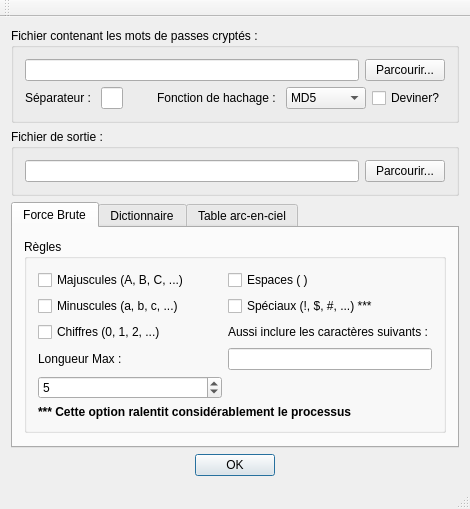
<?xml version="1.0" encoding="UTF-8"?>
<ui version="4.0">
 <class>CasseNoisetteClass</class>
 <widget class="QMainWindow" name="CasseNoisetteClass">
  <property name="geometry">
   <rect>
    <x>0</x>
    <y>0</y>
    <width>470</width>
    <height>474</height>
   </rect>
  </property>
  <property name="windowTitle">
   <string>CasseNoisette</string>
  </property>
  <widget class="QWidget" name="centralWidget">
   <layout class="QVBoxLayout" name="verticalLayout_4">
    <item>
     <widget class="QGroupBox" name="groupBox_5">
      <property name="title">
       <string>Fichier contenant les mots de passes cryptés : </string>
      </property>
      <layout class="QVBoxLayout" name="verticalLayout_6">
       <item>
        <layout class="QHBoxLayout" name="horizontalLayout">
         <item>
          <widget class="QLineEdit" name="lineEdit_4"/>
         </item>
         <item>
          <widget class="QPushButton" name="pushButton_4">
           <property name="text">
            <string>Parcourir...</string>
           </property>
          </widget>
         </item>
        </layout>
       </item>
       <item>
        <layout class="QHBoxLayout" name="horizontalLayout_4">
         <item>
          <widget class="QLabel" name="SeperatorLabel">
           <property name="enabled">
            <bool>true</bool>
           </property>
           <property name="text">
            <string>Séparateur : </string>
           </property>
          </widget>
         </item>
         <item>
          <widget class="QLineEdit" name="lineEdit_5">
           <property name="maxLength">
            <number>5</number>
           </property>
          </widget>
         </item>
         <item>
          <spacer name="horizontalSpacer">
           <property name="orientation">
            <enum>Qt::Horizontal</enum>
           </property>
           <property name="sizeType">
            <enum>QSizePolicy::Preferred</enum>
           </property>
           <property name="sizeHint" stdset="0">
            <size>
             <width>200</width>
             <height>20</height>
            </size>
           </property>
          </spacer>
         </item>
         <item>
          <widget class="QLabel" name="label_4">
           <property name="sizePolicy">
            <sizepolicy hsizetype="Fixed" vsizetype="Preferred">
             <horstretch>0</horstretch>
             <verstretch>0</verstretch>
            </sizepolicy>
           </property>
           <property name="text">
            <string>Fonction de hachage : </string>
           </property>
          </widget>
         </item>
         <item>
          <widget class="QComboBox" name="hashFunctionsComboBox">
           <property name="sizePolicy">
            <sizepolicy hsizetype="Fixed" vsizetype="Fixed">
             <horstretch>0</horstretch>
             <verstretch>0</verstretch>
            </sizepolicy>
           </property>
           <property name="acceptDrops">
            <bool>false</bool>
           </property>
           <property name="editable">
            <bool>false</bool>
           </property>
           <property name="currentText">
            <string>MD5</string>
           </property>
           <item>
            <property name="text">
             <string>MD5</string>
            </property>
           </item>
           <item>
            <property name="text">
             <string>SHA-1</string>
            </property>
           </item>
           <item>
            <property name="text">
             <string>SHA-256</string>
            </property>
           </item>
           <item>
            <property name="text">
             <string>SHA-512</string>
            </property>
           </item>
          </widget>
         </item>
         <item>
          <widget class="QCheckBox" name="GuessHashCheckBox">
           <property name="sizePolicy">
            <sizepolicy hsizetype="Fixed" vsizetype="Fixed">
             <horstretch>0</horstretch>
             <verstretch>0</verstretch>
            </sizepolicy>
           </property>
           <property name="text">
            <string>Deviner?</string>
           </property>
          </widget>
         </item>
        </layout>
       </item>
      </layout>
     </widget>
    </item>
    <item>
     <widget class="QGroupBox" name="groupBox_4">
      <property name="toolTip">
       <string>&lt;html&gt;&lt;head/&gt;&lt;body&gt;&lt;p&gt;Destination du fichier qui contiendra les mots de passes décryptés (le résultat du crackage)&lt;/p&gt;&lt;/body&gt;&lt;/html&gt;</string>
      </property>
      <property name="title">
       <string>Fichier de sortie :</string>
      </property>
      <layout class="QVBoxLayout" name="verticalLayout_5">
       <item>
        <layout class="QHBoxLayout" name="horizontalLayout_3">
         <item>
          <widget class="QLineEdit" name="lineEdit"/>
         </item>
         <item>
          <widget class="QPushButton" name="pushButton_3">
           <property name="text">
            <string>Parcourir...</string>
           </property>
          </widget>
         </item>
        </layout>
       </item>
      </layout>
     </widget>
    </item>
    <item>
     <widget class="QTabWidget" name="tabWidget">
      <property name="currentIndex">
       <number>0</number>
      </property>
      <widget class="QWidget" name="bruteForceTab">
       <attribute name="title">
        <string>Force Brute</string>
       </attribute>
       <layout class="QVBoxLayout" name="verticalLayout_2">
        <item>
         <widget class="QGroupBox" name="crackingRulesGroupBox">
          <property name="title">
           <string>Règles</string>
          </property>
          <layout class="QGridLayout" name="gridLayout">
           <item row="5" column="0" colspan="2">
            <widget class="QLabel" name="label_5">
             <property name="font">
              <font>
               <weight>75</weight>
               <italic>false</italic>
               <bold>true</bold>
              </font>
             </property>
             <property name="text">
              <string>*** Cette option ralentit considérablement le processus</string>
             </property>
            </widget>
           </item>
           <item row="4" column="0">
            <widget class="QSpinBox" name="spinBox">
             <property name="wrapping">
              <bool>false</bool>
             </property>
             <property name="frame">
              <bool>true</bool>
             </property>
             <property name="readOnly">
              <bool>false</bool>
             </property>
             <property name="accelerated">
              <bool>false</bool>
             </property>
             <property name="showGroupSeparator" stdset="0">
              <bool>false</bool>
             </property>
             <property name="minimum">
              <number>1</number>
             </property>
             <property name="value">
              <number>5</number>
             </property>
            </widget>
           </item>
           <item row="0" column="1">
            <widget class="QCheckBox" name="checkBox_5">
             <property name="text">
              <string>Espaces ( )</string>
             </property>
            </widget>
           </item>
           <item row="1" column="1">
            <widget class="QCheckBox" name="checkBox_6">
             <property name="text">
              <string>Spéciaux (!, $, #, ...) ***</string>
             </property>
            </widget>
           </item>
           <item row="0" column="0">
            <widget class="QCheckBox" name="checkBox_2">
             <property name="text">
              <string>Majuscules (A, B, C, ...)</string>
             </property>
            </widget>
           </item>
           <item row="2" column="0">
            <widget class="QCheckBox" name="checkBox_4">
             <property name="text">
              <string>Chiffres (0, 1, 2, ...)</string>
             </property>
            </widget>
           </item>
           <item row="1" column="0">
            <widget class="QCheckBox" name="checkBox_3">
             <property name="text">
              <string>Minuscules (a, b, c, ...)</string>
             </property>
            </widget>
           </item>
           <item row="2" column="1">
            <widget class="QLabel" name="label">
             <property name="text">
              <string>Aussi inclure les caractères suivants : </string>
             </property>
            </widget>
           </item>
           <item row="3" column="1">
            <widget class="QLineEdit" name="lineEdit_3">
             <property name="sizePolicy">
              <sizepolicy hsizetype="Preferred" vsizetype="Fixed">
               <horstretch>0</horstretch>
               <verstretch>0</verstretch>
              </sizepolicy>
             </property>
            </widget>
           </item>
           <item row="3" column="0">
            <widget class="QLabel" name="label_6">
             <property name="text">
              <string>Longueur Max : </string>
             </property>
            </widget>
           </item>
          </layout>
         </widget>
        </item>
        <item>
         <spacer name="verticalSpacer_2">
          <property name="orientation">
           <enum>Qt::Vertical</enum>
          </property>
          <property name="sizeHint" stdset="0">
           <size>
            <width>20</width>
            <height>40</height>
           </size>
          </property>
         </spacer>
        </item>
       </layout>
      </widget>
      <widget class="QWidget" name="dictionaryTab">
       <attribute name="title">
        <string>Dictionnaire</string>
       </attribute>
       <layout class="QVBoxLayout" name="verticalLayout_8">
        <item>
         <widget class="QGroupBox" name="groupBox_2">
          <property name="title">
           <string>Liste de mots</string>
          </property>
          <layout class="QVBoxLayout" name="verticalLayout_3">
           <item>
            <widget class="QLabel" name="label_2">
             <property name="text">
              <string>Fichier contenant la liste des mots (Dictionnaire) :</string>
             </property>
            </widget>
           </item>
           <item>
            <layout class="QHBoxLayout" name="horizontalLayout_2">
             <item>
              <widget class="QLineEdit" name="lineEdit_2"/>
             </item>
             <item>
              <widget class="QPushButton" name="pushButton_2">
               <property name="text">
                <string>Parcourir...</string>
               </property>
              </widget>
             </item>
            </layout>
           </item>
          </layout>
         </widget>
        </item>
        <item>
         <widget class="QGroupBox" name="groupBox_3">
          <property name="title">
           <string>Optimisation</string>
          </property>
          <layout class="QVBoxLayout" name="verticalLayout">
           <item>
            <widget class="QCheckBox" name="checkBox">
             <property name="text">
              <string>CheckBox</string>
             </property>
            </widget>
           </item>
          </layout>
         </widget>
        </item>
        <item>
         <spacer name="verticalSpacer">
          <property name="orientation">
           <enum>Qt::Vertical</enum>
          </property>
          <property name="sizeType">
           <enum>QSizePolicy::Expanding</enum>
          </property>
          <property name="sizeHint" stdset="0">
           <size>
            <width>20</width>
            <height>40</height>
           </size>
          </property>
         </spacer>
        </item>
       </layout>
      </widget>
      <widget class="QWidget" name="rainbowTableTab">
       <attribute name="title">
        <string>Table arc-en-ciel</string>
       </attribute>
       <layout class="QVBoxLayout" name="verticalLayout_9">
        <item>
         <widget class="QGroupBox" name="groupBox_6">
          <property name="title">
           <string>Table arc-en-ciel</string>
          </property>
          <layout class="QVBoxLayout" name="verticalLayout_7">
           <item>
            <widget class="QLabel" name="label_3">
             <property name="text">
              <string>Fichier contenant la table arc-en-ciel (Rainbow Table) :</string>
             </property>
            </widget>
           </item>
           <item>
            <layout class="QHBoxLayout" name="horizontalLayout_5">
             <item>
              <widget class="QLineEdit" name="lineEdit_6"/>
             </item>
             <item>
              <widget class="QPushButton" name="pushButton_5">
               <property name="text">
                <string>Parcourir...</string>
               </property>
              </widget>
             </item>
            </layout>
           </item>
          </layout>
         </widget>
        </item>
        <item>
         <spacer name="verticalSpacer_3">
          <property name="orientation">
           <enum>Qt::Vertical</enum>
          </property>
          <property name="sizeHint" stdset="0">
           <size>
            <width>20</width>
            <height>40</height>
           </size>
          </property>
         </spacer>
        </item>
       </layout>
      </widget>
     </widget>
    </item>
    <item>
     <widget class="QDialogButtonBox" name="buttonBox">
      <property name="standardButtons">
       <set>QDialogButtonBox::Ok</set>
      </property>
      <property name="centerButtons">
       <bool>true</bool>
      </property>
     </widget>
    </item>
   </layout>
  </widget>
  <widget class="QMenuBar" name="menuBar">
   <property name="geometry">
    <rect>
     <x>0</x>
     <y>0</y>
     <width>470</width>
     <height>21</height>
    </rect>
   </property>
  </widget>
  <widget class="QToolBar" name="mainToolBar">
   <attribute name="toolBarArea">
    <enum>TopToolBarArea</enum>
   </attribute>
   <attribute name="toolBarBreak">
    <bool>false</bool>
   </attribute>
  </widget>
  <widget class="QStatusBar" name="statusBar"/>
 </widget>
 <layoutdefault spacing="6" margin="11"/>
 <resources>
  <include location="cassenoisette.qrc"/>
 </resources>
 <connections/>
</ui>
